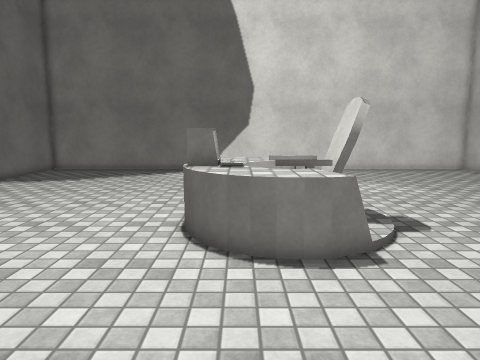
view 1 (above)

21 first-person views from a walk through a Unity game level. The camera is 1.4 m above the floor, tilts 8° down and sees 70° across. The floor is counted in squares, 0.5 m on a side. Each view is taken from the middle of a square. On the plan, view 1 faces up. The plan holds only what a view shows up to about 20 squares ahead; the rest is blank. The place goes on beyond the plan. Surface patterns are stand-ins for the level's own textures.

view 2
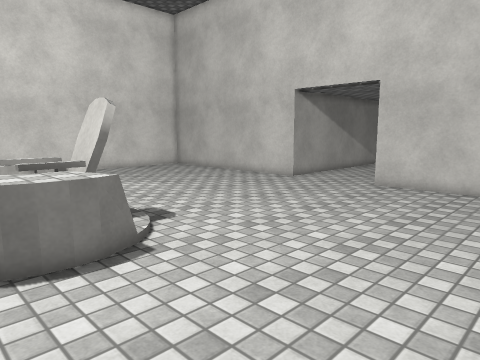

view 3
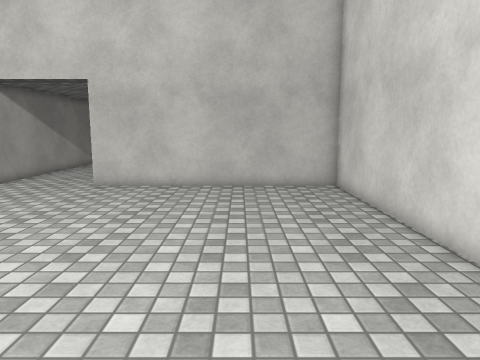

view 4
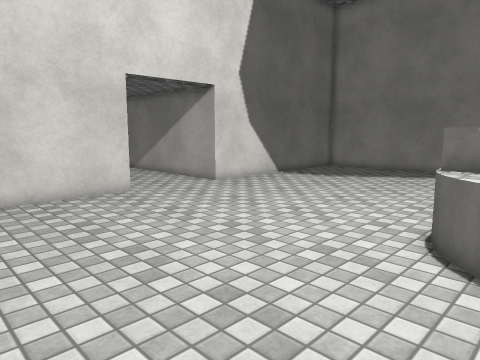

view 5
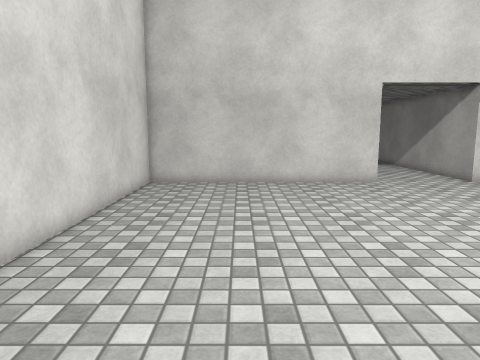

view 6
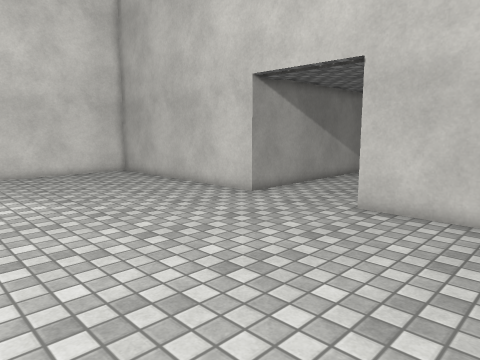

view 7
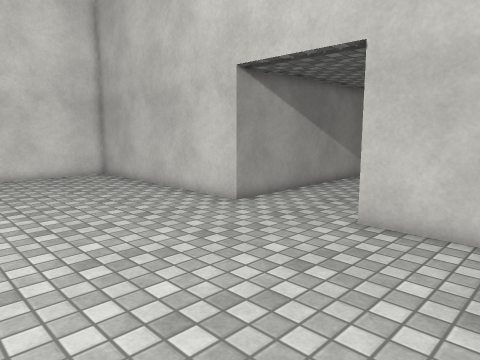

view 8
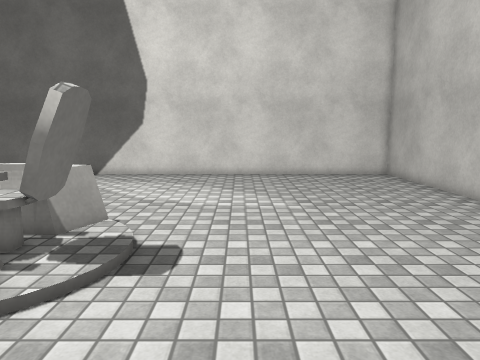

view 9
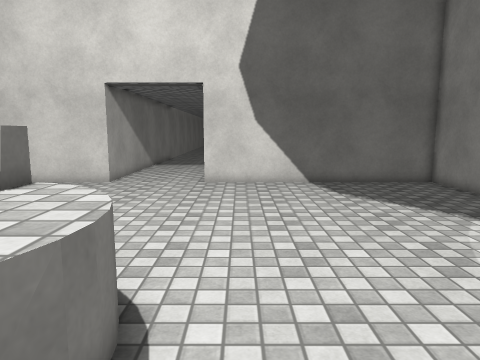

view 10
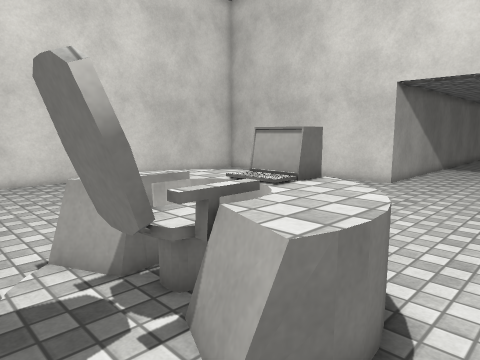

view 11
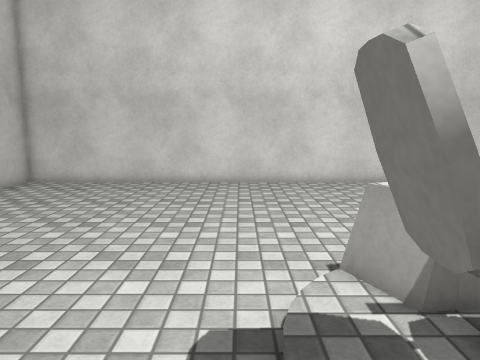

view 12
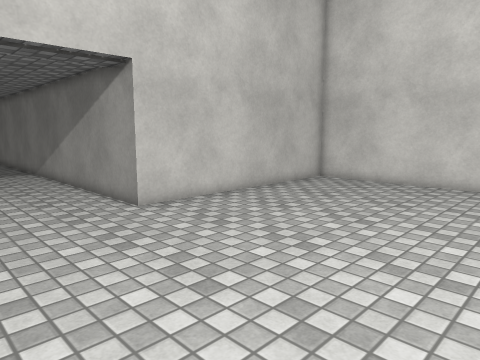

view 13
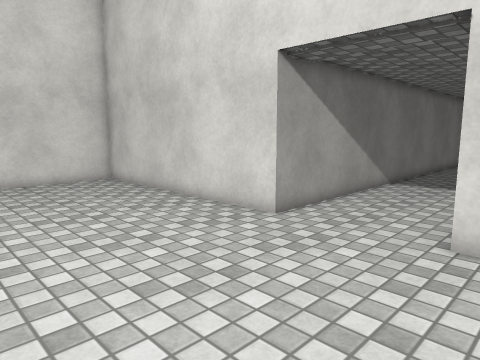

view 14
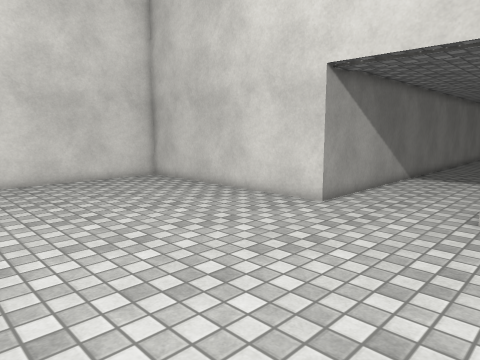

view 15
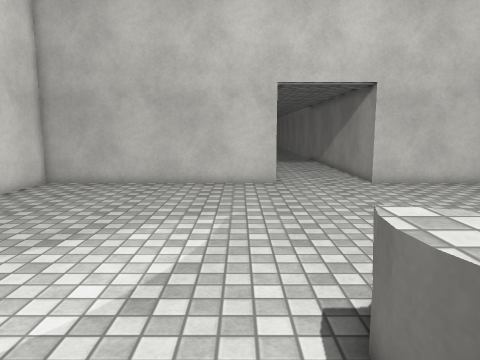

view 16
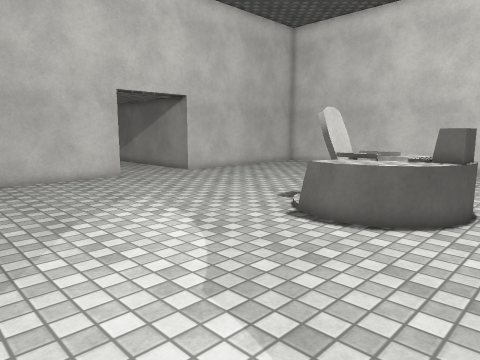

view 17
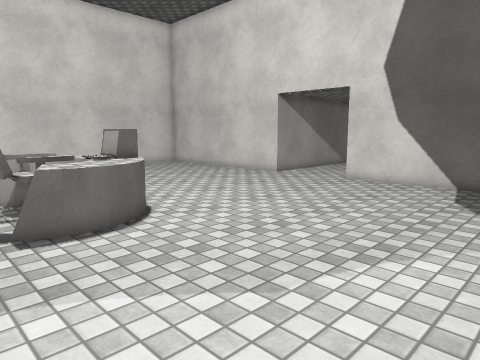

view 18
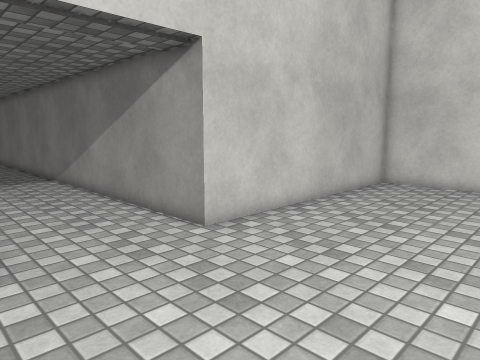

view 19
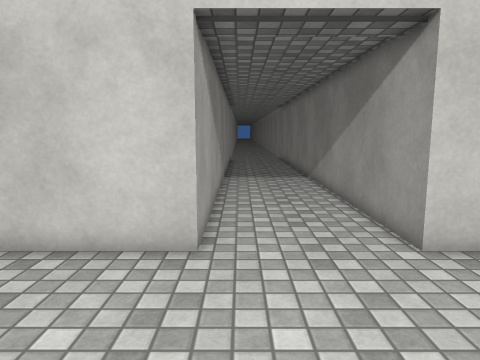

view 20
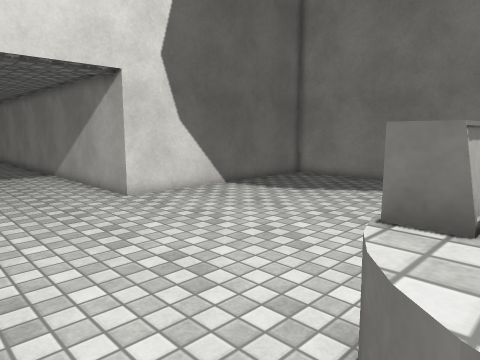

view 21
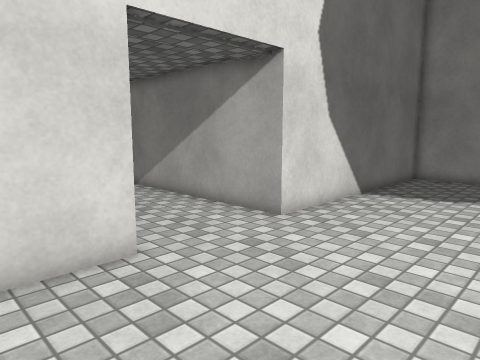

### Floor plan
Points are (right, up) in squares from view 1. A wall is a line through its corners. A room is listed if a view was taken in it or the views show most of it. See-through windows are left out.
Room 1 (views 1, 2, 3, 4, 5, 6, 7, 8, 9, 10, 11, 12, 13, 14, 15, 16, 17, 18, 19, 20, 21)
walls: (2.8, 9.6) (2.8, 11.1); (3, 9.6) (3, 11.2); (3.2, 9.6) (3.2, 11.1); (2.7, 11.1) (3.6, 11) (3.6, 9.7) (2.7, 9.6); (3.3, 11.2) (3.3, 9.6); (-14, 23.5) (-14, 13) (-23.5, 13); (-23.5, 7.7) (-14, 7.7) (-14, -5.1) (16.8, -5.1) (16.8, 7.7) (29.5, 7.7); (28.6, 13) (16.8, 13) (16.8, 23.5)
low walls: (2.2, 9.3) (2.8, 7.7); (2.5, 9.3) (0.9, 9.3); (1.4, 9.2) (2, 9.3) (2.6, 7.6) (2, 7.3) (1.4, 7.3) (0.7, 7.3); (2, 11.1) (2.4, 11); (0.9, 9.6) (2.7, 9.6) (2.7, 11.1) (0.9, 11.1); (1.1, 9.1) (1.6, 9); (2.6, 8.6) (3, 7.7) (2, 7.3); (3.1, 11.2) (3.1, 9.6); (0.9, 11.4) (2.5, 11.4); (-0.6, 11) (0.1, 11) (0.1, 9.7) (-0.5, 9.7); (0.9, 7.3) (-0.1, 7.6) (-1, 8.4) (-1.5, 9.2); (0.3, 7.5) (-0.6, 7.9) (-1.2, 8.7); (2.7, 13.3) (2, 11.5); (1.9, 13.4) (2.9, 13) (2.2, 11.5) (1.4, 11.5); (0.8, 13.4) (1.5, 13.4); (0.2, 13.2) (1.1, 13.5) (2, 13.4) (2.9, 13); (-0.3, 12.9) (0.3, 13.2); (-1.4, 11.6) (-1.2, 12) (-0.8, 12.5) (-0.2, 13)
ways out: gap at (3, 12)
objects: other object (-1, 10) to (-1, 11)

Positions as (right, up) in squares from view 1, and headings:
1: (0, 0), facing up
2: (-1, 0), facing up-right
3: (-1, 0), facing right
4: (1, 0), facing up-left
5: (5, 0), facing left
6: (5, 2), facing up-right
7: (7, 3), facing up-right
8: (7, 3), facing up
9: (5, 15), facing left
10: (5, 15), facing down-left
11: (5, 14), facing down
12: (5, 14), facing down-right
13: (-5, 15), facing down-left
14: (-2, 15), facing down-left
15: (-2, 15), facing right
16: (-4, 23), facing down-right
17: (5, 23), facing down-left
18: (9, 14), facing down-right
19: (9, 12), facing right
20: (0, 6), facing up-left
21: (-7, 4), facing up-left
